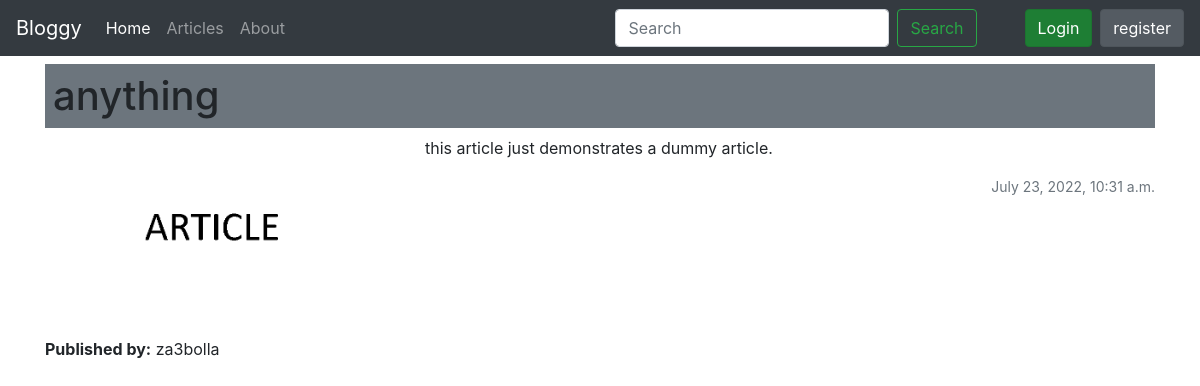
Screenshot of /articles/article/ with the database file from the repository.
### articles/models.py (models this page shows, shortened)
class Article(models.Model):
    title = models.CharField(max_length=100)
    slug = models.SlugField()
    body = models.TextField()
    created_at = models.DateTimeField(auto_now_add=True)
    thumbnail = models.ImageField(default= 'default.png', blank=True)
    author = models.ForeignKey(User,default=None, on_delete=models.CASCADE)
    class Meta:
        ordering = ['-created_at']

### articles/views.py (the view)
# urls.py: path('<slug:article_slug>/', views.get, name='get'),
def get(request, article_slug):
    article = Article.objects.get(slug=article_slug)
    context = {
        'article': article
    }
    return render(request, 'articles/get.html',context)

### templates/articles/get.html (shortened to what this page needs)
{% extends 'base_layout.html' %}
{% block content %}
<div class="container">
    <div class="row">
        <div class="col-md-12">
            <h1 class="mt-2 p-2 bg-secondary">{{ article.title }}</h1>
            <div class="row">
                <div class="col-md-4">
                    <img src="{{ article.thumbnail.url }}" alt="{{ article.title }}" class="img-fluid">
                    <p class="mt-1">
                        <strong>Published by:</strong> {{ article.author }}
                    </p>
                </div>
                <div class="col-md-8">
                    <p>{{ article.body }}</p>
                    <div class="d-flex justify-content-between align-items-center">
                        <small class="text-muted">{{ article.created_at }}</small>
                    </div>
                </div>
            </div>
        </div>
    </div>
</div>
<br>
{% endblock %}

### rows the page displays
Article: title "anything", thumbnail (placeholder picture), author "za3bolla", body "this article just demonstrates a dummy article.", created_at "July 23, 2022, 10:31 a.m."
